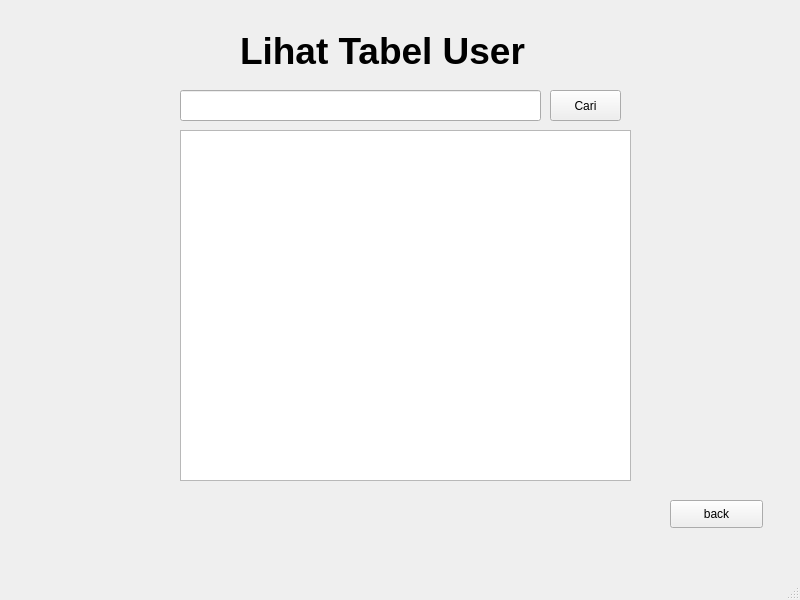
<?xml version="1.0" encoding="UTF-8"?>
<ui version="4.0">
 <class>MainWindow</class>
 <widget class="QMainWindow" name="MainWindow">
  <property name="geometry">
   <rect>
    <x>0</x>
    <y>0</y>
    <width>800</width>
    <height>600</height>
   </rect>
  </property>
  <property name="windowTitle">
   <string>MainWindow</string>
  </property>
  <widget class="QWidget" name="centralwidget">
   <widget class="QPushButton" name="pushButton_2">
    <property name="geometry">
     <rect>
      <x>670</x>
      <y>500</y>
      <width>93</width>
      <height>28</height>
     </rect>
    </property>
    <property name="text">
     <string>back</string>
    </property>
   </widget>
   <widget class="QTableView" name="tableView">
    <property name="geometry">
     <rect>
      <x>180</x>
      <y>130</y>
      <width>451</width>
      <height>351</height>
     </rect>
    </property>
   </widget>
   <widget class="QLineEdit" name="lineEdit">
    <property name="geometry">
     <rect>
      <x>180</x>
      <y>90</y>
      <width>361</width>
      <height>31</height>
     </rect>
    </property>
    <property name="cursor">
     <cursorShape>IBeamCursor</cursorShape>
    </property>
    <property name="text">
     <string/>
    </property>
   </widget>
   <widget class="QLabel" name="label">
    <property name="geometry">
     <rect>
      <x>240</x>
      <y>30</y>
      <width>361</width>
      <height>41</height>
     </rect>
    </property>
    <property name="font">
     <font>
      <pointsize>28</pointsize>
      <weight>75</weight>
      <bold>true</bold>
     </font>
    </property>
    <property name="text">
     <string>Lihat Tabel User</string>
    </property>
   </widget>
   <widget class="QPushButton" name="pushButton">
    <property name="geometry">
     <rect>
      <x>550</x>
      <y>90</y>
      <width>71</width>
      <height>31</height>
     </rect>
    </property>
    <property name="text">
     <string>Cari</string>
    </property>
   </widget>
  </widget>
  <widget class="QMenuBar" name="menubar">
   <property name="geometry">
    <rect>
     <x>0</x>
     <y>0</y>
     <width>800</width>
     <height>21</height>
    </rect>
   </property>
  </widget>
  <widget class="QStatusBar" name="statusbar"/>
 </widget>
 <resources/>
 <connections/>
</ui>
